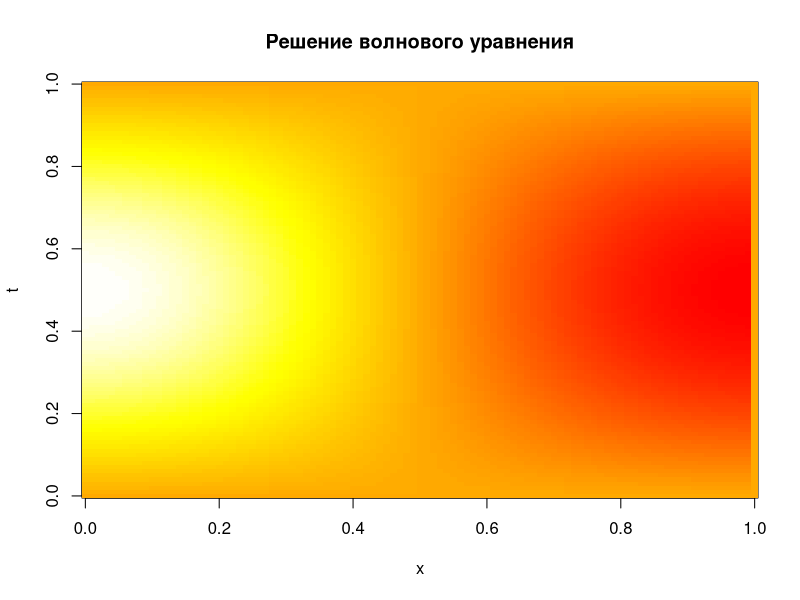

The R script that drew this image:
a <- 1             
l <- 1             
T <- 1             
N <- 100           
M <- 100           
h <- l / N      
tau <- T / M       

if (a * tau / h > 1) {
  stop("Нарушено условие Куранта: a * tau / h должно быть ≤ 1")
}

x <- seq(0, l, length.out = N + 1)
t <- seq(0, T, length.out = M + 1)


mu1 <- function(x) sin(pi * x)      
mu2 <- function(x) 0                   
mu3 <- function(t) 0                
mu4 <- function(t) 0             
f <- function(x, t) 0                  

u <- matrix(0, nrow = N + 1, ncol = M + 1)

u[, 1] <- mu1(x)
for (i in 2:N) {
  u[i, 2] <- mu1(x[i]) + tau * mu2(x[i]) +
    (tau^2 / 2) * (a^2 * (u[i + 1, 1] - 2 * u[i, 1] + u[i - 1, 1]) / h^2 + f(x[i], t[1]))
}
u[1, 2] <- mu3(t[2])
u[N + 1, 2] <- mu4(t[2])

for (n in 2:(M - 1)) {
  for (i in 2:N) {
    u[i, n + 1] <- 2 * u[i, n] - u[i, n - 1] +
      (a^2 * tau^2 / h^2) * (u[i + 1, n] - 2 * u[i, n] + u[i - 1, n]) +
      tau^2 * f(x[i], t[n])
  }
  u[1, n + 1] <- mu3(t[n + 1])
  u[N + 1, n + 1] <- mu4(t[n + 1])
}

image(x, t, t(u), col = heat.colors(100), xlab = "x", ylab = "t", main = "Решение волнового уравнения")
